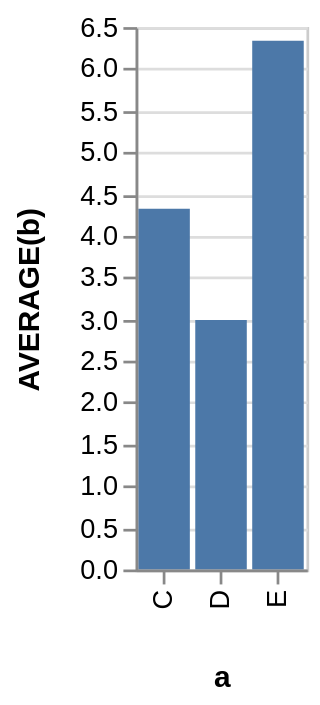

Specify this chart in Vega-Lite:
### Vega specification from a JSON file in a GitHub repository (floating-point values rounded to 4 significant figures)
{"$schema": "https://vega.github.io/schema/vega/v3.0.json", "autosize": "pad", "padding": 5, "encode": {"update": {"stroke": {"value": "#ccc"}, "fill": {"value": "transparent"}}}, "data": [{"name": "source_0", "values": [{"a": "C", "b": 2}, {"a": "C", "b": 7}, {"a": "C", "b": 4}, {"a": "D", "b": 1}, {"a": "D", "b": 2}, {"a": "D", "b": 6}, {"a": "E", "b": 8}, {"a": "E", "b": 4}, {"a": "E", "b": 7}]}, {"name": "data_0", "source": "source_0", "transform": [{"type": "formula", "expr": "toNumber(datum[\"b\"])", "as": "b"}, {"type": "aggregate", "groupby": ["a"], "ops": ["average"], "fields": ["b"], "as": ["average_b"]}]}], "signals": [{"name": "x_step", "value": 21}, {"name": "width", "update": "bandspace(domain('x').length, 0.1, 0.05) * x_step"}, {"name": "height", "update": "200"}], "marks": [{"name": "marks", "type": "rect", "role": "bar", "from": {"data": "data_0"}, "encode": {"update": {"x": {"scale": "x", "field": "a"}, "width": {"scale": "x", "band": true}, "y": {"scale": "y", "field": "average_b"}, "y2": {"scale": "y", "value": 0}, "fill": {"value": "#4c78a8"}}}}], "scales": [{"name": "x", "type": "band", "range": {"step": {"signal": "x_step"}}, "round": true, "paddingInner": 0.1, "paddingOuter": 0.05, "domain": {"data": "data_0", "field": "a", "sort": true}}, {"name": "y", "type": "linear", "range": [{"signal": "height"}, 0], "round": true, "nice": true, "zero": true, "domain": {"data": "data_0", "field": "average_b"}}], "axes": [{"scale": "x", "orient": "bottom", "tickCount": 5, "title": "a", "zindex": 1, "encode": {"labels": {"update": {"angle": {"value": 270}, "align": {"value": "right"}, "baseline": {"value": "middle"}}}}}, {"scale": "y", "orient": "left", "title": "AVERAGE(b)", "zindex": 1}, {"scale": "y", "domain": false, "grid": true, "labels": false, "maxExtent": 0, "minExtent": 0, "orient": "left", "ticks": false, "zindex": 0, "gridScale": "x"}], "config": {"axis": {"minExtent": 30}}}
